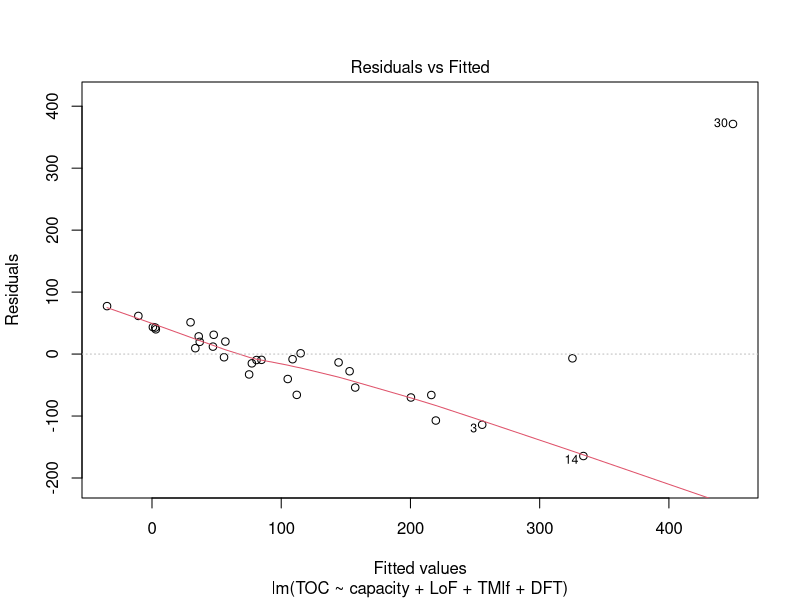
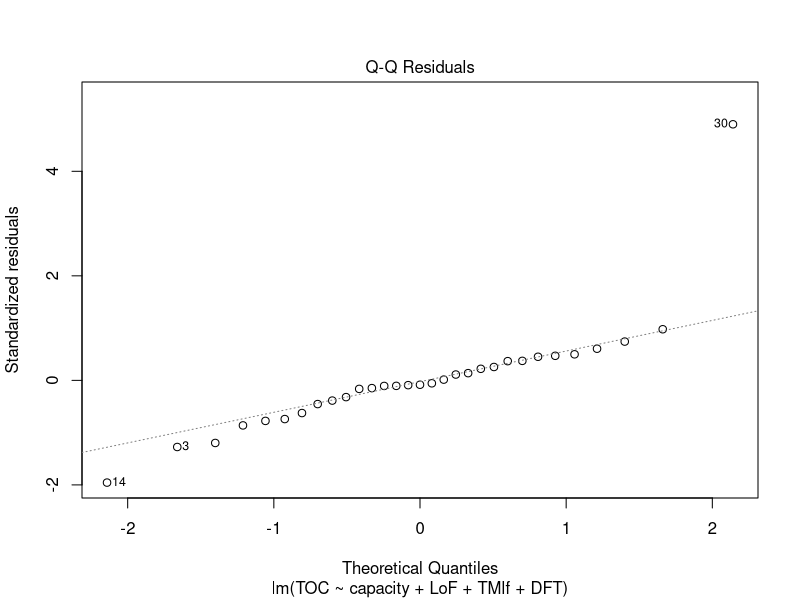
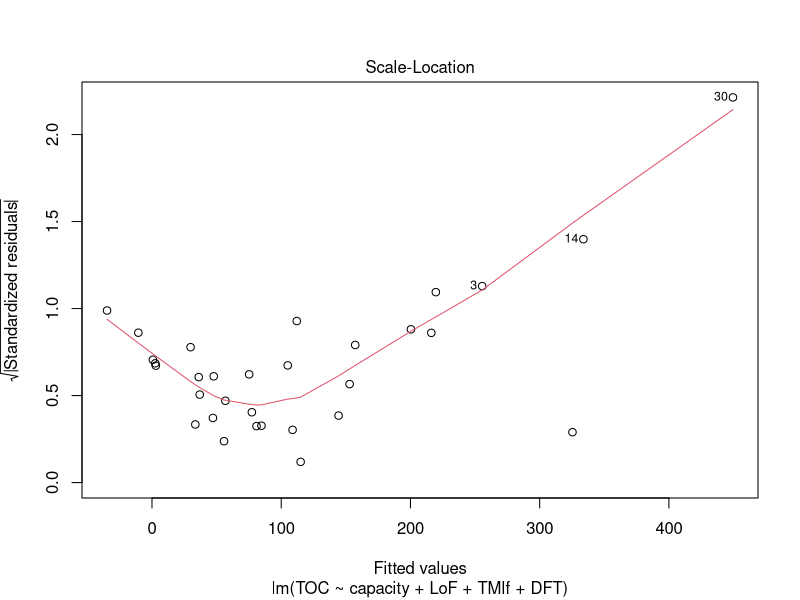
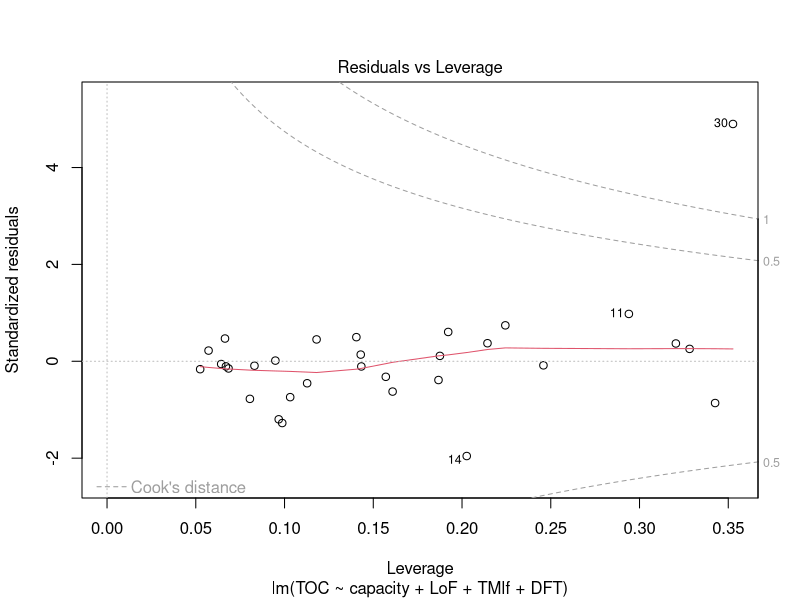

Write R code to recreate these figures, in order.
## ---- chunk 1
library("MASS")
air <- read.delim("airline_costs.dat", header = FALSE, sep="")
colnames(air) <- c("Airline", "LoF", "SoP", "DFT", "population", "TOC", "RTpAM", "TMlf",
                    "capacity", "totassets", "investments", "adjassets")
## ---- chunk 2
fit <- lm(TOC ~ capacity + LoF + TMlf + DFT + population + SoP + totassets, data = air)
fit2 <- lm(TOC ~ DFT, data = air)
a <- stepAIC(fit,fit2)
summary(a)
plot(a)
